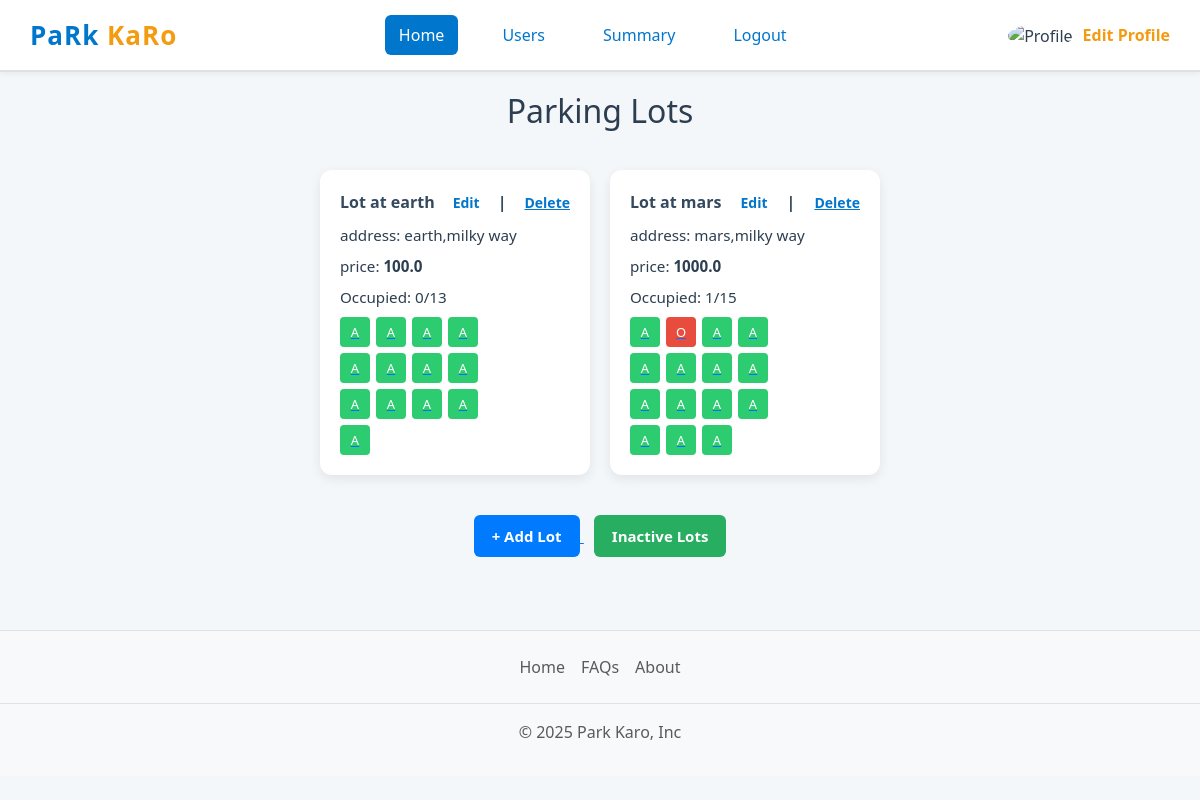
The app's page /admin/dashboard (signed in) with its own data.
### application/database.py (models this page shows)
class Parking_lot(db.Model):
    id = db.Column(db.Integer, primary_key=True)
    prime_location_name = db.Column(db.String(120), nullable=False)
    address = db.Column(db.String(200), nullable=False)
    price = db.Column(db.Float, nullable=False)
    pincode = db.Column(db.String(10), nullable=False)
    maximum_number_of_spot = db.Column(db.Integer, nullable=False)
    status = db.Column(db.String(20), nullable=False, default='active')
    spot = db.relationship('Parking_spot', backref=db.backref('lot', lazy=True))

class Parking_spot(db.Model):
    id = db.Column(db.Integer, primary_key=True)
    lot_id = db.Column(db.Integer, db.ForeignKey('parking_lot.id'), nullable=False)
    status = db.Column(db.String(10), nullable=False)
    is_active = db.Column(db.Boolean, default=True)
    reservations = db.relationship('Reserve_spot', backref='spot', lazy=True)

### application/controllers.py (the view)
    @app.route('/admin/dashboard')
    @login_required(role='admin')
    def admin_dashboard():
        if 'email' not in session:
            return redirect(url_for('login'))
        else:
            return render_template('admin_dashboard.html',admin=User.query.filter(User.role=='admin').first(),lots=Parking_lot.query.all())

### templates/admin_dashboard.html (shortened to what this page needs)
{% extends 'base.html' %}
{% block head %}
<link rel="stylesheet" href="{{ url_for('static', filename='css/admin.css') }}">
{% endblock %}
{% block content %}
<header>
    <div class="top-bar">
        <div class="logo-container">
            <span class="logo-text">PaRk <span class="highlight">KaRo</span></span>
        </div>
        <nav>
            <nav>
                <a href="{{ url_for('admin_dashboard') }}"
                    class="{% if request.endpoint == 'admin_dashboard' %}active{% endif %}">Home</a>
                <a href="{{ url_for('users') }}" class="{% if request.endpoint == 'users' %}active{% endif %}">Users</a>
                <a href="{{ url_for('admin_summary') }}"
                    class="{% if request.endpoint == 'admin_summary' %}active{% endif %}">Summary</a>
                <a href="{{ url_for('logout') }}">Logout</a>
            </nav>
        </nav>
        <div class="right-controls">
            <label for="profile-toggle">
    <img src="https://cdn-icons-png.flaticon.com/512/149/149071.png" alt="Profile" class="profile-icon">
</label>
            <a href="{{url_for('edit_profile',user_id=1)}}" class="edit-profile">Edit Profile</a>
        </div>
    </div>
</header>
<main>
    <h2>Parking Lots</h2>
    <div class="parking-lots">
        {% for lot in lots %}
        {% if lot.status == 'active' %}
        <div class="lot">
            <div class="lot-header">
                <span>Lot at {{ lot.prime_location_name }}</span>
                <a href="{{url_for('edit_parking_lot',lot_id=lot.id)}}">Edit</a> |
                <label for="modal-{{ lot.id }}" class="delete-link">Delete</label>
            </div>
            <div class="status">address: {{ lot.address }}</div>
            <div class="status">price: <strong>{{ lot.price }}</strong></div>
            <div class="status">Occupied: {{ lot.spot | selectattr("status", "equalto", "O") | list | length }}/{{ lot.maximum_number_of_spot }}</div>
            <div class="slots">
                {% for spot in lot.spot %}
                {% if spot.is_active %}
                <a href="#popup-{{ spot.id }}">
                    <div class="slot {% if spot.status == 'O' %}occupied{% else %}available{% endif %}">
                        {{ spot.status }}
                    </div>
                </a>
                {% endif %}
                {% endfor %}
            </div>
        </div>
        {% endif %}
        {% endfor %}
    </div>
    <div class="text-center">
        <a href="{{url_for('new_parking_lot')}}">
        <button class="add-lot">+ Add Lot</button>
    </a>
    <a href="{{url_for('inactive_lots')}}" >
        <button class="inactive-lots" >Inactive Lots</button>
    </a>
    </div>
</main>
<footer class="py-3 my-4">
    <ul class="nav justify-content-center border-bottom pb-3 mb-3">
        <li class="nav-item"><a href="{{url_for('admin_dashboard')}}" class="nav-link px-2 text-muted">Home</a></li>
        <li class="nav-item"><a href="#" class="nav-link px-2 text-muted">FAQs</a></li>
        <li class="nav-item"><a href="#" class="nav-link px-2 text-muted">About</a></li>
    </ul>
    <p class="text-center text-muted">© 2025 Park Karo, Inc</p>
</footer>
{% endblock %}

### templates/base.html (shortened to what this page needs)
<!doctype html>
<html lang="en">
<head>
  <link rel="stylesheet" href="{{ url_for('static', filename='css/base.css') }}">
  <link href="https://cdn.jsdelivr.net/npm/bootstrap@5.3.7/dist/css/bootstrap.min.css" rel="stylesheet"
>
<link href="https://cdn.jsdelivr.net/npm/bootstrap@5.3.2/dist/css/bootstrap.min.css" rel="stylesheet">
  {% block head %}{% endblock %}
</head>
<body>
<body class="layout-wrapper">
    {% block content %}{% endblock %}
</body>
</body>
</html>

### static/css/base.css (style rules this page uses)
body.layout-wrapper { min-height: 100vh; display: flex; flex-direction: column; margin: 0; }
main { flex: 1; padding-bottom: 30px; }
footer { background-color: #f8f9fa; padding: 20px 0; margin-top: auto; text-align: center; border-top: 1px solid #dee2e6; }

### static/css/admin.css (style rules this page uses)
body { font-family: 'Segoe UI', Tahoma, Geneva, Verdana, sans-serif; background-color: #f4f7fa; margin: 0; padding: 0; color: #2c3e50; }
h2 { margin: 20px 0; text-align: center; color: #2c3e50; }
.top-bar { background-color: #ffffff; padding: 15px 30px; display: flex; justify-content: space-between; align-items: center; border-bottom: 2px solid #e0e0e0; box-shadow: 0 2px 6px rgba(0, 0, 0, 0.05); flex-wrap: wrap; }
.logo-container { display: flex; align-items: center; }
.logo-text { font-size: 26px; font-weight: 700; color: #0077cc; letter-spacing: 1px; }
.logo-text .highlight { color: #f39c12; }
nav { display: flex; gap: 10px; flex-wrap: wrap; }
nav a { margin: 0 10px; padding: 8px 14px; text-decoration: none; color: #0077cc; border-radius: 6px; transition: background-color 0.3s; font-weight: 500; }
nav a.active { background-color: #0077cc; color: white; }
.edit-profile { color: #f39c12; text-decoration: none; font-weight: bold; }
.right-controls { display: flex; align-items: center; gap: 10px; }
.profile-icon { width: 40px; height: 40px; border-radius: 50%; cursor: pointer; transition: box-shadow 0.3s ease; }
.parking-lots { display: flex; flex-wrap: wrap; gap: 20px; justify-content: center; padding: 20px; }
.lot { background-color: white; border-radius: 12px; padding: 20px; box-shadow: 0 4px 12px rgba(0, 0, 0, 0.08); width: 270px; transition: transform 0.3s ease; }
.lot-header { display: flex; justify-content: space-between; align-items: center; font-weight: bold; margin-bottom: 10px; color: #34495e; }
.lot-header a, .delete-link { color: #0077cc; font-size: 14px; text-decoration: none; }
.delete-link { cursor: pointer; text-decoration: underline; }
.status { font-size: 0.95em; margin-bottom: 8px; }
.slots { display: grid; grid-template-columns: repeat(4, 30px); gap: 6px; }
.slot { width: 30px; height: 30px; text-align: center; line-height: 30px; font-size: 13px; border-radius: 4px; color: white; cursor: pointer; transition: background-color 0.3s ease, transform 0.2s ease; }
.slot.occupied { background-color: #e74c3c; }
.slot.available { background-color: #2ecc71; }
.add-lot, .inactive-lots, .btn { margin-top: 20px; padding: 10px 18px; font-size: 15px; font-weight: bold; border-radius: 6px; border: none; cursor: pointer; transition: background-color 0.3s; }
.add-lot { background-color: #007bff; color: white; }
.inactive-lots { background-color: #27ae60; color: white; margin-left: 10px; }

### records on screen
Parking_lot: prime_location_name "earth", address "earth,milky way", price "100.0", spot|selectattr "0", maximum_number_of_spot "13"
Parking_spot: status "A"
Parking_spot: status "A"
Parking_spot: status "A"
Parking_spot: status "A"
Parking_spot: status "A"
Parking_spot: status "A"
Parking_spot: status "A"
Parking_spot: status "A"
Parking_spot: status "A"
Parking_spot: status "A"
Parking_spot: status "A"
Parking_spot: status "A"
Parking_spot: status "A"
Parking_lot: prime_location_name "mars", address "mars,milky way", price "1000.0", spot|selectattr "1", maximum_number_of_spot "15"
Parking_spot: status "A"
Parking_spot: status "O"
Parking_spot: status "A"
Parking_spot: status "A"
Parking_spot: status "A"
Parking_spot: status "A"
Parking_spot: status "A"
Parking_spot: status "A"
Parking_spot: status "A"
Parking_spot: status "A"
Parking_spot: status "A"
Parking_spot: status "A"
Parking_spot: status "A"
Parking_spot: status "A"
Parking_spot: status "A"
